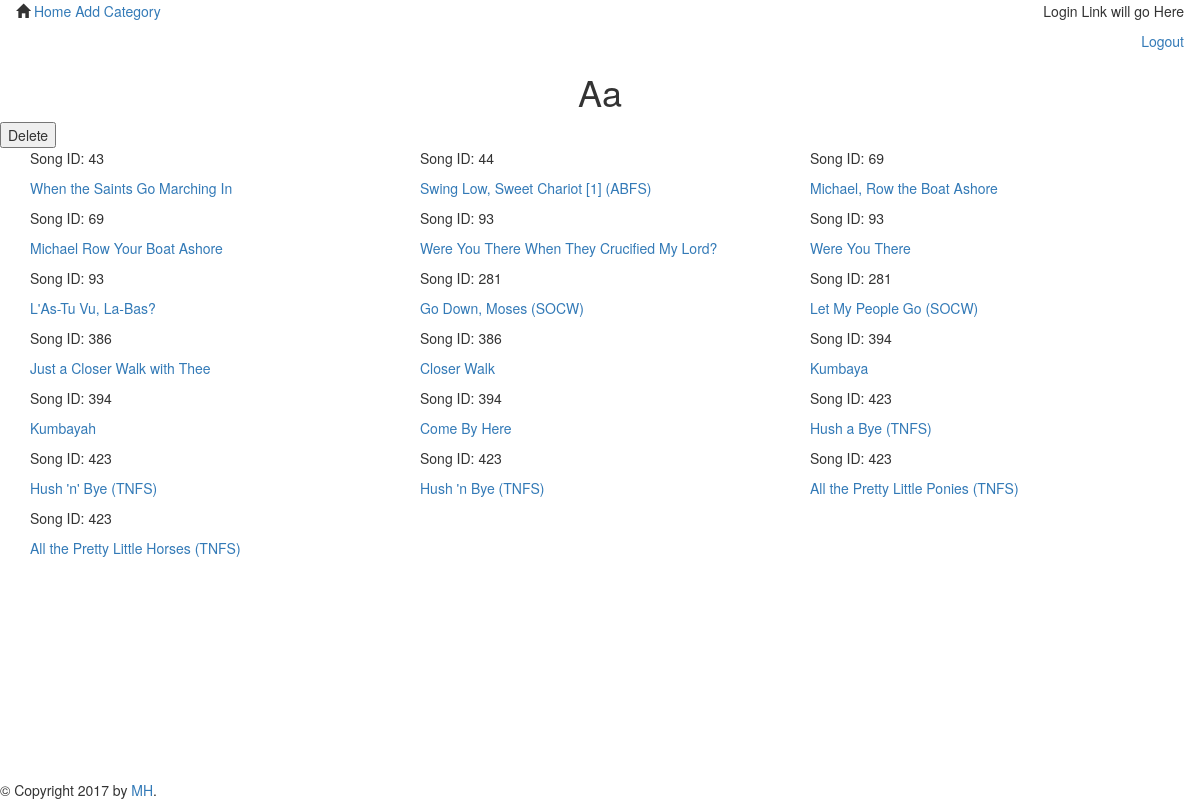
/index/Aa
/, run on the app's committed database.
### songsdb_setup.py (models this page shows)
class Names(Base):
    __tablename__ = 'names'
    id = Column(Integer, primary_key = True)
    name = Column(String, nullable = False)
    song_id = Column(Integer, ForeignKey('allsongs.id'))
    song = relationship(Song)

### application.py (the view)
@app.route('/index/<category>/')
def showCategorySongs(category):
    ids = session.query(Tags.song_id).filter(Tags.tags.like(category)).all()
    ids = [i[0] for i in ids]
    names = session.query(Names).filter(Names.song_id.in_(ids)).all()
    return render_template('categorysongs.html', songs = names, category = category)

### templates/categorysongs.html
{% extends "main.html" %}
{% block content %}
    <div>
            <div>
                <h1 class='text-center'>{{ category }}</h1>
                <button type="button" value="Delete" onclick="window.location.href='{{url_for('deleteCategory', category = category) }}';">Delete</button>
            </div>
    <div class='col-lg-12'>
            {% for i in songs %}
        <div class='col-lg-4'>
            <p>Song ID: {{ i.song_id }}</p>
            <span><p><a href= "{{url_for('showSongInfo', category = category, song_id = i.song_id, name = i.name) }}">{{i.name}}</a></p></span>
        </div>
            {% endfor %}
    </div>
    </div>
{% endblock %}

### templates/main.html (shortened to what this page needs)
<!DOCTYPE html>
<html lang="en">
    <head>
        <link rel="stylesheet" href="//netdna.bootstrapcdn.com/bootstrap/3.1.1/css/bootstrap.min.css">
        <link rel=stylesheet type=text/css href="{{ url_for('static', filename='styles.css') }}">
    </head>
    <body>
        {% include "header.html" %}
        <div id="content">{% block content %}{% endblock %}</div>
        <div id="footer" class='navbar-fixed-bottom'>
            {% block footer %}
            &copy; Copyright 2017 by <a href="http://domain.invalid/">MH</a>.
            {% endblock %}
        </div>
    </body>
</html>

### templates/header.html
<nav class="navbar">
    <div class="col-md-6">
            <span class="glyphicon glyphicon-home" aria-hidden="true"></span>
            <a href="{{url_for('showCategories') }}">Home</a>
            <a href="{{url_for('newCategory') }}">Add Category</a>
    </div>
    <div class="col-md-6 text-right">
                    <p>Login Link will go Here </p>
                    <a href = "">Logout</a>
    </div>
</nav>

### data on the page
Names: song_id "43", name "When the Saints Go Marching In"
Names: song_id "44", name "Swing Low, Sweet Chariot [1] (ABFS)"
Names: song_id "69", name "Michael, Row the Boat Ashore"
Names: song_id "69", name "Michael Row Your Boat Ashore"
Names: song_id "93", name "Were You There When They Crucified My Lord?"
Names: song_id "93", name "Were You There"
Names: song_id "93", name "L'As-Tu Vu, La-Bas?"
Names: song_id "281", name "Go Down, Moses (SOCW)"
Names: song_id "281", name "Let My People Go (SOCW)"
Names: song_id "386", name "Just a Closer Walk with Thee"
Names: song_id "386", name "Closer Walk"
Names: song_id "394", name "Kumbaya"
Names: song_id "394", name "Kumbayah"
Names: song_id "394", name "Come By Here"
Names: song_id "423", name "Hush a Bye (TNFS)"
Names: song_id "423", name "Hush 'n' Bye (TNFS)"
Names: song_id "423", name "Hush 'n Bye (TNFS)"
Names: song_id "423", name "All the Pretty Little Ponies (TNFS)"
Names: song_id "423", name "All the Pretty Little Horses (TNFS)"

### other printed values
{{ category }} "Aa"
